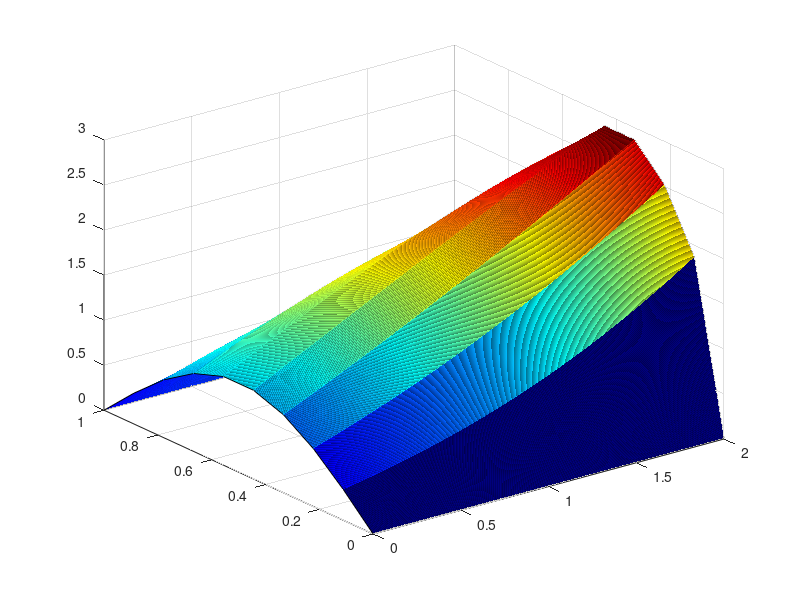

Write the MATLAB code that produced this figure.
function [UN,x,t] = oneDAdvection()

% Inital data
nx = 10;
nt = 1000;
a = 0;
b = 1;
t0 = 0;
t1 = 2;
alpha = .00001;
beta = .1;

% Time and spatial steps
dx = (b-a)/(nx - 1);
dt = (t1 - t0)/(nt - 1); 

% Each x and t vectors to evaluate u(x,t) at
x = a:dx:b;
t = t0:dt:t1;

% Coeffecient of finite approximation
phi = (alpha*dt^2)/dx^2;
psi = (beta*dt^2)/dx;


% NUMERICAL SOLUTION


% Grid
UN = zeros(nx,nt);


% Initial conditions

UN(:,1) = sin(pi*x);
UN(:,2) = sin(pi*x)*(1+dt);

% Boundary conditions

UN(a+1,:) = 0;
UN(b,:) = 0;

% Assigning values to each u(xi,ti)
for j = 2:nt-1
    for i = 2:nx-1
        UN(i,j+1) = phi*(UN(i+1,j)-2*UN(i,j)+ UN(i-1,j)) + psi*(UN(i+1,j)-UN(i,j)) + 2*UN(i,j) - UN(i,j-1);
    end  
end

figure()
contourf(UN,200,'linecolor','non')
title('1D Ad-Diff eq')
xlabel('t')
ylabel('x')
colormap(jet(256))
colorbar
surf(t,x,UN);
